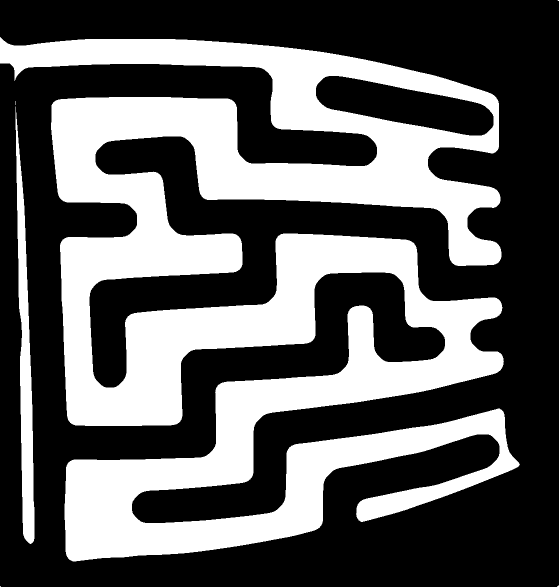
#> input picture re.png, 1117 x 1174 px (shown at 1/2 size)
$ python BreadBoard2.py
#> lines starting #> are read from the running program, lines starting #| are printed output that depends on the picture; after the words box and inside, x2 and y2 are one past the last pixel; in counts of white or black regions, pixels touching at a corner belong together
import cv2
import numpy as np


#img =  cv2.imread("bes.jpeg" , 0)
img = cv2.imread("re.png" , 0)
#> img: shape (1174, 1117); 37.5% white; 6 white regions (4 under 20 px), largest, box (x1, y1, x2, y2) and area: (0, 74, 1040, 1123) 476799, (31, 213, 69, 1088) 14976
#img = cv2.imread("6.png" , 0)
#img = cv2.imread("dort.png", 0)
#img = cv2.imread("ilk.png",0)
print(len(img[0]), len(img[1]),img.shape)
#| 1117 1117 (1174, 1117)
#gray = cv2.cvtColor(img,cv2.COLOR_BGR2GRAY)


thn = cv2.ximgproc.thinning(img,None,cv2.ximgproc.THINNING_ZHANGSUEN)
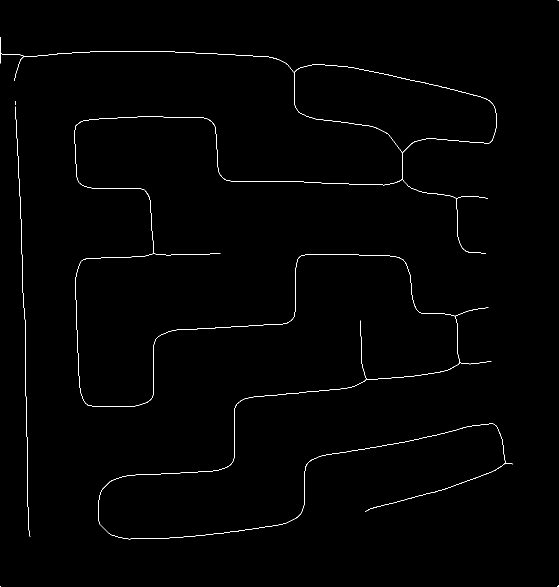
#> thn: shape (1174, 1117) (shown at 1/2 size); 0.63% white in thin lines or dots


def thin_saglamlastirma_3(res):

    [r,c] = res.shape
    res_2 = res

    for i in range(2,r-1):
        for j in range(2, c-1):
            if(res_2[i][j]==255):
                k1 =int(res_2[i, j - 1] / 255)
                k2 = int(res_2[i - 1, j] / 255)
                k3 = int(res_2[i, j + 1] / 255)
                k4 = int(res_2[i + 1, j] / 255)
                K = [k1, k2, k3, k4]

                ka = int(res_2[i - 1, j - 1] / 255)
                kb = int(res_2[i - 1, j + 1] / 255)
                kc = int(res_2[i + 1, j + 1] / 255)
                kd = int(res_2[i + 1, j - 1] / 255)
                K2 = [ka, kb, kc, kd]

                kx = [k1, kd, k4, kc, k3]


                if kx == [0, 1, 0, 0, 0]:
                    res_2[i + 1, j] = 255
                elif kx == [0,0,0,1,0]:
                    res_2[i+1, j] = 255
                elif kx == [0, 1, 0, 1, 0]:
                    res_2[i + 1, j] = 255
                elif kx == [0, 1, 0, 1, 1]:
                    res_2[i, j-1] = 255
                elif kx == [1, 1, 0, 1, 0]:
                    res_2[i, j + 1] = 255
                elif kx == [1, 0, 0, 1, 0]:
                    res_2[i + 1, j] = 255
                elif kx == [0, 1, 0, 0, 1]:
                    res_2[i + 1, j] = 255


    return res_2

def birlestir(dizi,katman,sadeKatman):

    state = True
    count2 = 0

    path = []
    dugumKordinatları = []
    dugumKordinatlarıs = []
    paths = []
    sayac = []
    ters = []
    araDugumler = []
    ilkPath = []
    araKatman = []

    katman2 = []
    sayac3 = 0
    count = 0
    kopruDegerler = []
    kopruKatman = []

    print(len(sadeKatman), "sade katman")
    for a1 in katman:
        for a2 in a1:

            araKatman.append(a2 + [0])

        katman2.append(araKatman)
        araKatman = []

    print(len(katman2), len(katman))


    for k in katman[-1]:

        if([k[0],k[1]] == [0,0]):

            araDugumler.append(k[2][0])

            ilkPath.append(k[2])


    print("katman sayısı", len(katman2))


    for l in araDugumler:
        ara = l
        ters.extend(reversed(ilkPath[count]))
        path.extend(ters)
        count = count + 1
        print(sayac3 , "sayac")
        sayac3 = sayac3 + 1

        araKatman = []


        for i in range(len(katman2)-1,-1,-1):

            print(len(katman2[i]))
            for j in range(len(katman2[i])):


                if (ara == [katman2[i][j][0],katman2[i][j][1]] and katman2[i][j][3] == 0):
                    state = 0
                    ara = katman2[i][j][2][0]
                    katman2[i][j][3] = 1

                    path.extend(reversed(katman2[i][j][2]))
                    kopruDegerler.append(katman2[i][j][2][-1])

                    break # fazladan ekliyorsun büyük ihtimalle burdaki ara katmandan kasıt 1 katman seviyesindeki tüm dügümler.


            if(state):

                for j in range(len(katman2[i])):


                    if (ara == [katman2[i][j][0], katman2[i][j][1]] and katman2[i][j][3] == 1):

                        ara = katman2[i][j][2][0]


                        path.extend(reversed(katman2[i][j][2]))

                        kopruDegerler.append(katman2[i][j][2][-1])

                        break


            state = True
        kopruKatman.append(kopruDegerler)
        kopruDegerler = []

        paths.append(path)
        path = []
        dugumKordinatları = []

    for s in paths:
        sayac.append([len(s), count2])
        count2 = count2 + 1

    sayac.sort()

    yonSaptama(kopruKatman[sayac[0][1]],sadeKatman)
    return kopruKatman[sayac[0][1]],paths[sayac[0][1]] # paths[sayac[0][1] en kısa yolu verir (countla ilişkili dikkat et)


def sıralıSonuc(startP,end,backPath,img): # ab bitiş noktalrı arguman uyuşmazlığı var kontrol et

    count = 1
    y,x = startP
    kopruler = []
    lastDugum = []  # 0-0 olabilir null değerden iyidir test et
    dugumler=[[y,x]]  #iç içe dizilerin mantığını kontrol et  [[x,y,0]] yapman gerekebilir diğer alternatif [[x,y]]
    dugumKoordinat = dugumler[:]
    backDugum = []
    sayac = []
    katman = []
    sadeKatman = []
    while(len(dugumler)>0):


        dugumler,path,checkP, backPath = sıralıArama(dugumKoordinat,end,backPath ,img)  #while den çıkması demek dugumun = 0 olması demek buda doğru sonucu bulduğu anlamına gelmekte kodu inceleve gereksiz ise checkP ortadan kaldır. # burada dugumkordinatları eklememizin sebebi bir önceki katmandaki dugumlere yani geriye gitmeyi önlemek amaç

        dugumKoordinat = []

        for k in backPath:
            k.extend(lastDugum)

        for i in dugumler:
            kopruler.append([i[0], i[1]])  # dugum nokları sıra ile ekleniyo

            if ([i[0], i[1]] != [-1, -1]):
                dugumKoordinat.append([i[0], i[1]])  # [-1,-1] olan düğümler filtrelendi ve bu değer olmayan düğümler yani koordinatlar bulunuyor

        sadeKatman.append(dugumKoordinat)
        lastDugum.extend(dugumKoordinat)
        sayac.extend(dugumler)  # append maybe...  checP ==1 ise dugum --> 0-0 olanı bul birleştirme algoritmasını çağır. breakleye  bilirsin


        if (checkP >= 1): # checkPoint


            katman.append(dugumler)
         #   sayac.extend(dugumler)  # append maybe...  checP ==1 ise dugum --> 0-0 olanı bul birleştirme algoritmasını çağır. breakleye  bilirsin

            break

        elif (len(dugumler) == 1 and ([dugumler[-1][0], dugumler[-1][1]] == [-1, -1])):

            break # hacı bunu etraflıca düşün  # bu olay gerçekleşirse bir daha fotoğraf çektirilip çözüm olayı tekrarlanılabilir


        katman.append(dugumler)


    dugum,path = birlestir(sayac,katman,sadeKatman)

    #img2 = cv2.imread("dort.png",1)
    img2 = cv2.imread("res.png",1)
    #img2 = cv2.imread("ilk.png", 1)
    #img2 = cv2.imread("gercek.png", 1)
    #img2 = cv2.imread("bes.jpeg", 1)


    for i in path:

        y,x = i

        img2[y][x] = [255,0,0]

    cv2.namedWindow("omer", cv2.WINDOW_NORMAL)
    cv2.resizeWindow("omer", 1174, 1117)
    cv2.imshow("omer",img2)
    cv2.waitKey(0)


    return dugum ,path


# bu metodun amacı dugumlerin yanına ek olarak elenmiş olan path ile birlikte tüm dügümleri tek dizide toplamaktır. path döndermek gerekesiz olabilir ilerleyen zamanlarda temizlemelisin
def sıralıArama(dugumSa, end, backPoint, img):  # dizi döndörme arguman olarak sıkıntı olabilir pythonda

    dugumler = []
    backPath = []
    count = 0
    araci1 = []
    araci2 = []
    pathAraci1 = []
    pathAraci2 = []
    araDeger = []
    checkToplam = 0
    for i in dugumSa:


        for j in backPoint:


            if(i in j):

                #araci2 = araci2 + araci1[:] # şuan için tüm dügümler için eklemen gerektiğini düşünmüyorum bu yüzden alttaki satırda sadece araci1 i ekledim bu satır yorum satırı
               # pathAraci2 = pathAraci1 + pathAraci2
               # j.extend(araci1)
                path, dugum, checkP, backP = komsuluk(i[0], i[1], end, [j], img)  # i[0,0,0] uyumsuzluğu dikkat et # hacı burda i[][] de olabilir dikkat!!!!

                checkToplam = checkP + checkToplam

                for k in dugum:

                    araDeger.append([k[0],k[1]])


                backPath.append(backP) # bu satırdaki amaç her düğümün backPath ini bulmak
                araDeger = []
                break


        dugumler.extend(dugum)  # append de olabilir.


    return dugumler, path, checkToplam, backPath    # path i döndürmek sıkıntılı olabiblir


def komsuluk(y,x,end,backPath,img):  # unutma i == y ekseni  j == x ekseni
    i, j = y,x
    state = True
    backPath[-1].extend([[i,j]])
    dugum = []
    count = 0

    dizi= [[0,0],[0,0]]  # burada hata olabilir...  burada en son 3 eleman eklemede sıkıntı çıkarıyor ondan böyle 2 tane 0-0 dizisi atadın  ----> Hacı burada boş küme ile başlattım. return evresinden önce o elemanı silmelisin
    deg = 0
    dogruYol = 0

    while state:

        yon = []

        if (img[i + 1][j - 1] == 255 and [i + 1,j - 1] not in backPath[-1]):  # buralara dikkat et ve 255 değerine de

            yon.append(0)
            kopru = 0

        if (img[i][j - 1] == 255 and [i ,j - 1] not in backPath[-1]): # burda bug var i,j dizinin ilk elamanını 0-0 yapıyorum ama etraflıca düşün
            yon.append(1)
            kopru = 1

        if (img[i - 1][j - 1] == 255 and [i - 1,j - 1] not in backPath[-1]):
            yon.append(2)
            kopru = 2

        if (img[i - 1][j] == 255 and [i - 1,j] not in backPath[-1]):
            yon.append(3)
            kopru = 3


        if (img[i - 1][j + 1] == 255 and [i - 1,j + 1] not in backPath[-1]):
            yon.append(4)
            kopru = 4

        if (img[i][j + 1] == 255 and [i,j + 1] not in backPath[-1]):
            yon.append(5)
            kopru = 5

        if (img[i + 1][j + 1] == 255 and [i + 1,j + 1] not in backPath[-1]):
            yon.append(6)
            kopru = 6

        if (img[i + 1][j] == 255 and [i + 1,j] not in backPath[-1]):
            yon.append(7)  #duvgum değikeninin adını yon olarak değiştir.
            kopru = 7


        if ([i, j] in end):  # dugum == yon

            print(
                "umulur ki doğru yolu bulasın... ")  # burada ileriyi kontrol edicek kodu yazmalısın  bitiş noktasını burda kıyasla eğer eşitse doğru yolu bulduğun umulur
            dizi.append([i, j])
            dizi.pop(0)
            dizi.pop(0)

            dogruYol = 1
            dugum = [[0, 0, dizi]]  # şuna bi bak
            break


        elif (len(yon) > 1):# dugum içini başka bir değişkene ata sebebi bu şekilde dugum her zaman 0 büyük oluyor. !!!!DİKKAT ETMELİSİN!!!!!!!!!


            dizi.append([i, j])


            dugum = dugumNoktalari(i, j, yon)


            filtreDugum = dugumFiltre(i,j,dugum) #  filtreDugum2 == backPath için dügüm

            if(len(filtreDugum) > 1):


                backPath.append([dizi[-1], dizi[-2], dizi[-3]])  # dugum noktalarında geri dönüşü engellemek için yaptık burada path son ve dugum pikselleri eklenmesi amçlanmıştır.
                backPath[-1].extend(filtreDugum[:])  # buradaki kodda o anki katmandaki düğümlere gitmek engellenmiştir.

                dizi.pop(0)
                dizi.pop(0)

                for k in range(len(dugum)):

                    dugum[k] = dugum[k] + [dizi] # buranın filtre dugum olası lazım değil mi?

                   # k = k + dizi


                    # buradaki amacımız  [[dugum1],[dugum2],[yol dizisi]] burada yol dizisinin son elemaın dugumun başlangıc noktasındaki pikselin bir önceki pikselidir""


                break  # ana döngüye ait break


            else:

                # dizi.append(filtreDugum[0])  # append olabilir hacı dikkat   # hacı burada ekleme yapmaya gerek yok sadece ive j nin yeni konumunu ayarlaman yeterlidir.
                i,j = filtreDugum[0]
                backPath.append([dizi[-1], dizi[-2], [i,j]])
                backPath[-1] = backPath[-1] + backPath[0]  # aşağıda ekleme yaptık burada eklemeye gerek var mı bilmiyorum %90 yok ilerleyen zamanda sil


        elif (len(yon) <= 0 and [i,j] not  in  end ):

            dizi.append([i, j])
            dizi.pop(0)
            dizi.pop(0)


            dugum = [[-1,-1,dizi]]
            break


        else:  # yon ==1 ise diye de koşul koyabilirsin
            #dizi == path
            dizi.append([i,j])

            interim = dugumNoktalari(i, j, yon)  #x,ydi değiştirdim i,j ile hata yapmış olabilirim...

            i,j = interim[0][0],interim[0][1] # sebebi dizi içinde dizi döndermesidir.

            backPath.append([dizi[-1],dizi[-2],dizi[-3]])# 3 tane eklemene gerek kalmayabilir

            backPath[-1] = backPath[-1] + backPath[0]  # burada geri dönüşü engellemek için ilk başta gönderdiğin düğüm bilgilerinide ekleyerek ilerliyoruz sisteme yük bindiriyor( fazla veri gerekirse silinecek) ileleyen süreçte elden geçir kodu

    #dizi.pop(0)
    #dizi.pop(0)   bunları diğer durumlar içinde yazabilirsin düğümler yoksa diye


    geriDonus = backPath[-1]
    return dizi,dugum , dogruYol, geriDonus


def dugumNoktalari(x1,y1,dugum):


    deger = []
    for i in dugum:
        x,y = x1,y1
        if (i == 0):

            x, y = x + 1, y - 1
            deger.append([x, y])


        elif (i == 1):

            x, y = x, y - 1

            deger.append([x, y])


        elif (i == 2):

            x, y = x - 1, y - 1
            deger.append([x, y])


        elif (i == 3):
            x, y = x - 1, y
            deger.append([x, y])


        elif (i == 4):
            x, y = x - 1, y + 1
            deger.append([x, y])


        elif (i == 5):
            x, y = x, y + 1
            deger.append([x, y])


        elif (i == 6):
            x, y = x + 1, y + 1
            deger.append([x, y])


        elif (i == 7):


            x, y = x + 1, y
            deger.append([x, y])


    return deger


def noDuplicateValue(list):


    s = []
    for i in list:
        if i not in s:
            s.append(i)

    return s

def dugumFiltre2(y,x,dugum):

    dizi = komsulukSaptama([y,x],dugum)

    gurultu = []
    for i in dizi:

        for j in dizi:


            y = abs(i[0] - j[0])
            x = abs(i[1] - j[1])

            if([y,x] == [1,0] and i[2] in [0,2,4,6]):

                gurultu.append([i[0],i[1]])

            elif([y,x] == [0,1] and i[2] in [0,2,4,6]):

                gurultu.append([i[0],i[1]])


    gurultu = noDuplicateValue(gurultu)
    for i in range(len(dizi)):

        dizi[i].pop(2)

    for i in gurultu:

        dizi.remove(i)


    return dizi


def dugumFiltre(i1,j1,dugum):


    dizi = []

    resDizi = []
    res2Dizi = []

    kopru = 0
    kopru2 = 0


    for i in dugum:
        for j in dugum:


            resDizi.append(abs(i[0] - j[0]))
            res2Dizi.append(abs(i[1] - j[1]))


    resDizi.sort()
    res2Dizi.sort()

    res = resDizi[-1]
    res2 = res2Dizi[-1]

    if(len(dugum) == 3 and res == 0): # dugum sayısı 3 e eşit olduğunda ve geliş guzergahının sagında veya solunda dugumlerin oldugu durum (y   ekseni için) # dikkat et bu durum gerçekleştiğinde dugum sayısı 3 de olsa aralarındaki fark 0 olmuyor. fark sıfır olsa dugum sayısı == 2 olmuş oluyor

        kopru = 0


    elif(len(dugum) ==  3 and res2 == 0):  # dugum sayısı 3 e eşit olduğunda ve geliş guzergahının altında veya ustunde dugumlerin oldugu durum (x ekseni için)

        kopru = 0


    elif(res > 1 or res2 > 1 or (res == 1 and res2 == 1)):


        dizi = dugumFiltre2(i1,j1,dugum)
        kopru = 1


    if(kopru == 0):# sıraları süzenlersin sonra

        for n in dugum:

            if ([i1, j1 + 1] == n):  # ----> 5

                dizi.append(n)


            elif([i1 + 1,j1] == n):  # ----> 7

                dizi.append(n)


            elif ([i1, j1 - 1] == n): # ----> 1

                dizi.append(n)

            elif ([i1 -1, j1] == n):  # ----> 3

                dizi.append(n)


    return dizi


# [44 lines left out: function dugumSonrası, not called in this run]


def yonSaptama(kopruDegerleri,katman):


    cıkısYonu = []
    backDugum = []
    katman.pop(-1)

    for i in range(len(katman)-1,-1,-1):


        cıkısYonu.append(komsulukSaptama(kopruDegerleri[(len(kopruDegerleri)) - i - 1], katman[i]))


def komsulukSaptama(koordinat,dugum):

    i,j = koordinat
    yon = []

    for k in range(len(dugum)):

        araDeger = [dugum[k][0],dugum[k][1]]


        if ([i + 1,j - 1] == araDeger):  # buralara dikkat et ve 255 değerine de

            yon.append(0)
            dugum[k].append(0)
            kopru = 0
        elif ([i,j - 1] == araDeger):  # burda bug var i,j dizinin ilk elamanını 0-0 yapıyorum ama etraflıca düşün
            yon.append(1)

            dugum[k].append(1)
            kopru = 1

        elif ([i - 1,j - 1] == araDeger):
            yon.append(2)
            dugum[k].append(2)
            kopru = 2

        elif ([i - 1,j] == araDeger):
            yon.append(3)
            dugum[k].append(3)
            kopru = 3

        elif ([i - 1,j + 1] == araDeger):
            yon.append(4)
            dugum[k].append(4)
            kopru = 4

        elif ([i,j + 1] == araDeger):
            yon.append(5)
            dugum[k].append(5)
            kopru = 5

        elif ([i + 1,j + 1] == araDeger):
            yon.append(6)
            dugum[k].append(6)
            kopru = 6

        elif ([i + 1,j] == araDeger):
            yon.append(7)


            dugum[k].append(7)# duvgum değikeninin adını yon olarak değiştir.
            kopru = 7


    return dugum


""""x,y,z,a = komsuluk(42,28,[[41,28]],[[[41,28]]],thn)

print("path:", x)
#print("sadece dugumler : " , y[0][0], y[0][1] ,  " - ", y[1][0], y[1][1])

print("sadece dugumler : " )
for i in y:
    print(i[0],i[1])
    print()
print("dugumler : " , y)
print("point : " ,z)

print("backPoint : " ,a)"""

thnn = thin_saglamlastirma_3(thn)
#> after the loop in thin_saglamlastirma_3, `for i in range(2,r-1):`:
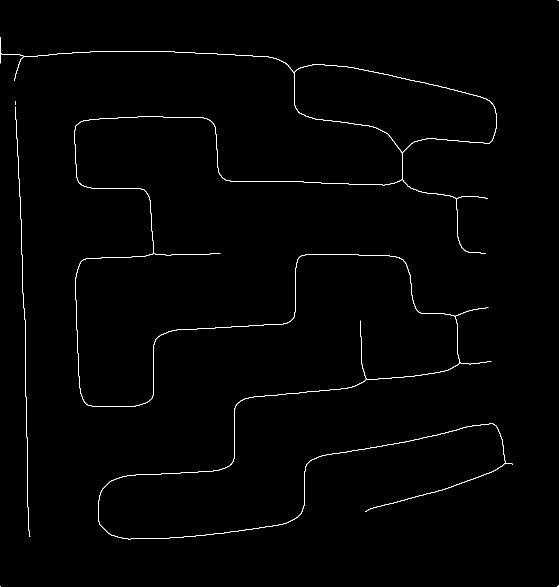
#> res_2: shape (1174, 1117) (shown at 1/2 size); 0.71% white in thin lines or dots
#sıralıSonuc([136,178],[[627,629]],[[[136,178],[137,179]]],thn) # oval
dugum,path=sıralıSonuc([108,21],[[926,1013]],[[[108,20],[108,21]]],thn) # reall
#> the loop in sıralıSonuc, `while(len(dugumler)>0):    ` made 10 passes
#> checkP on passes 2 to 9: 0, 0, 0, 0, 0, 0, 0, 0
#> after the loop in sıralıSonuc, `while(len(dugumler)>0):`: k = 80 pairs, first value 112 to 1023, second value 46 to 1011; katman = 10 items; kopruler = 55 pairs, first value -1 to 927, second value -1 to 1011; lastDugum = 38 pairs, first value 0 to 927, second value 0 to 1011; sadeKatman = 10 items; sayac = 55 items
#| 10 sade katman
#> the loop in birlestir, `for a1 in katman:` made 10 passes
#> after the loop in birlestir, `for a1 in katman:`: katman2 = 10 items
#| 10 10
#> the loop in birlestir, `for k in katman[-1]: ` made 4 passes
#> k on passes 1, 3: [0, 0, [[926, 1011], [926, 1012], [926, 1013]]], [0, 0, [[926, 1011], [926, 1012], [926, 1013]]]
#> after the loop in birlestir, `for k in katman[-1]:`: araDugumler = [[926, 1011], [926, 1011]]; ilkPath = [[[926, 1011], [926, 1012], [926, 1013]], [[926, 1011], [926, 1012], [926, 1013]]]
#| katman sayısı 10
#> the loop in birlestir, `for l in araDugumler:` made 2 passes
#> (count, sayac3) on passes 1 to 2: (1, 1), (2, 2)
#> (printed output is left out)
#> after the loop in birlestir, `for l in araDugumler:`: count = 2; kopruKatman = [[[926, 1010], [758, 732], [725, 919], [632, 911], [507, 307], [359, 804], [305, 804], [144, 588], [112, 46]], [[926, 1010], [758, 732], [725, 919], [632, 911], [507, 307], [359, 804], [305, 804], [144, 588], [112, 46]]]; paths = 2 items; sayac3 = 2; ters = [[926, 1013], [926, 1012], [926, 1011], [926, 1013], [926, 1012], [926, 1011]]
#> the loop in birlestir, `for s in paths:` made 2 passes
#> count2 on passes 1 to 2: 1, 2
#> after the loop in birlestir, `for s in paths:`: count2 = 2; sayac = [[6675, 0], [6252, 1]]
#> the loop in yonSaptama, `for i in range(len(katman)-1,-1,-1):  ` made 9 passes
#> after the loop in yonSaptama, `for i in range(len(katman)-1,-1,-1):`: cıkısYonu = 9 items
#> in sıralıSonuc, `dugum,path = birlestir(sayac,katman,sadeKatman)`: dugum = [[926, 1010], [758, 732], [725, 919], [632, 911], [507, 307], [359, 804], [305, 804], [144, 588], [112, 46]]; path = 6252 pairs, first value 102 to 1078, second value 21 to 1013
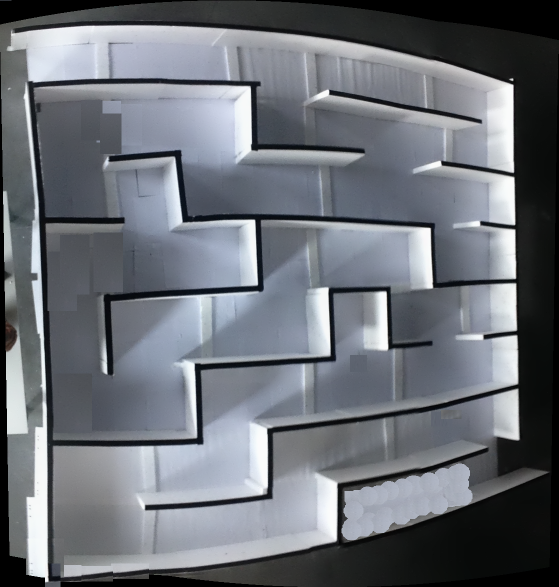
#> input picture res.png, 1117 x 1174 px (shown at 1/2 size)
#> in sıralıSonuc, img2 is the input picture: shape (1174, 1117, 3); mean B, G, R 118.5, 111.6, 107.2
#> the loop in sıralıSonuc, `for i in path: ` made 6252 passes
#> (the rest of the program and of its run is left out)
